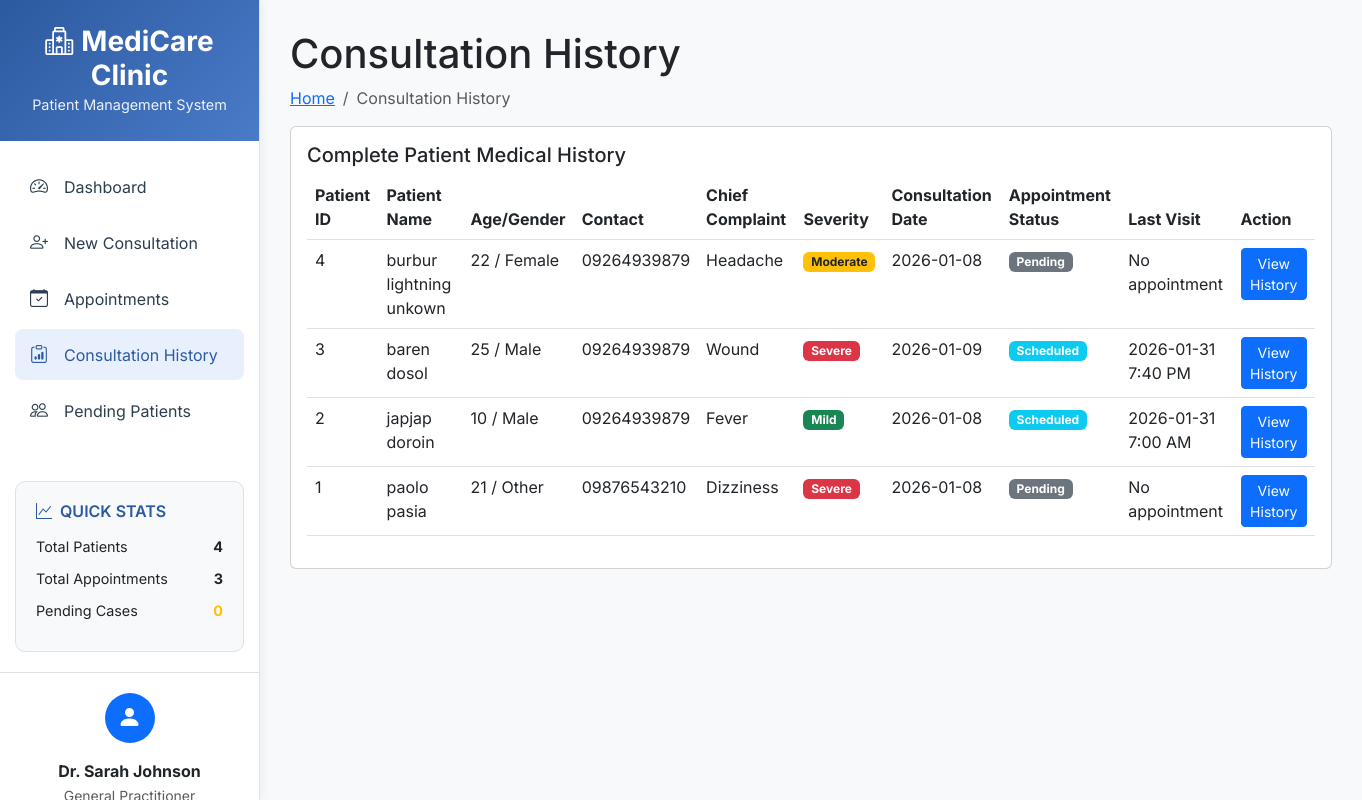
The app's page /modules/consultation_history.php, older data.
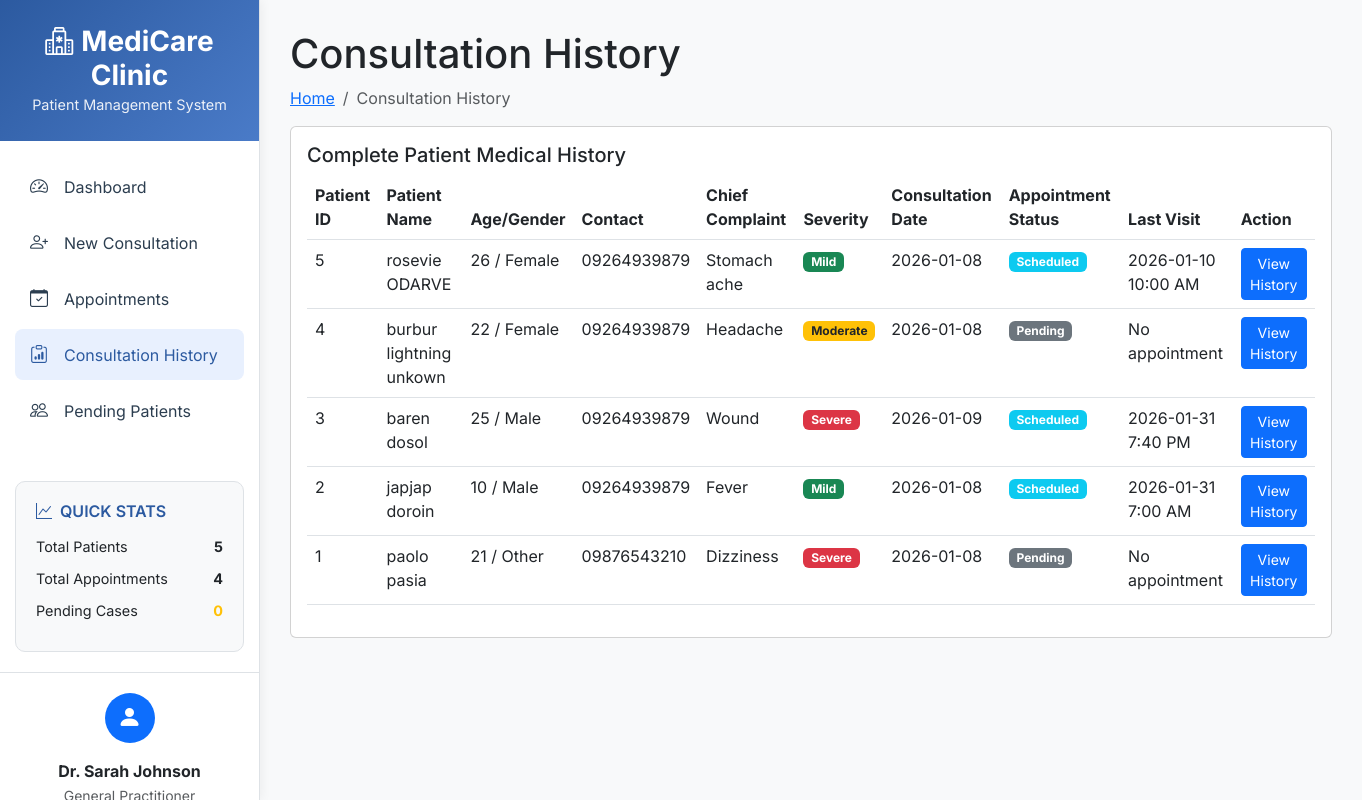
The same page, newer data.
### tables this page shows
CREATE TABLE `consultation_form` (
  `patient_id` int(11) NOT NULL,
  `fname` varchar(255) DEFAULT NULL,
  `lname` varchar(255) DEFAULT NULL,
  `dob` date DEFAULT NULL,
  `age` int(11) DEFAULT NULL,
  `gender` enum('Male','Female','Other') DEFAULT NULL,
  `contact_no` varchar(50) DEFAULT NULL,
  `barangay` enum('Agusan','Baikingon','Balubal','Balulang','Bayabas','Bayanga','Besigan','Bonbon','Bugo','Bulua','Camaman‑an','Canito‑an','Carmen','Consolacion','Cugman','Dansolihon','F.S. Catanico','Gusa','Indahag','Iponan','Kauswagan','Lapasan','Lumbia','Macabalan','Macasandig','Mambuaya','Nazareth','Patag','Pagalungan','Pagatpat','Pigsag‑an','Poblacion','Puerto','Puntod','San Simon','Tablon','Taglimao','Tagpangi','Tignapoloan','Tuburan','Tumpagon') DEFAULT NULL,
  `city` varchar(100) DEFAULT NULL,
  `email_address` varchar(255) DEFAULT NULL,
  `chief_complaint` text DEFAULT NULL,
  `description` text DEFAULT NULL,
  `date_started` date DEFAULT NULL,
  `severerity_level` enum('Mild','Moderate','Severe') DEFAULT NULL,
  `associated_symptoms` text DEFAULT NULL
);

CREATE TABLE `appointments` (
  `appointment_id` int(11) NOT NULL,
  `patient_id` int(11) DEFAULT NULL,
  `patient_name` varchar(255) DEFAULT NULL,
  `chief_complaint` varchar(255) DEFAULT NULL,
  `description` text DEFAULT NULL,
  `email` varchar(255) DEFAULT NULL,
  `clinic_location` varchar(255) DEFAULT NULL,
  `schedule_date` date DEFAULT NULL,
  `schedule_time` time DEFAULT NULL,
  `created_at` timestamp NOT NULL DEFAULT current_timestamp(),
  `status` enum('Scheduled') DEFAULT NULL,
  `assessment_completed` tinyint(1) DEFAULT 0,
  `diagnosis_completed` tinyint(1) DEFAULT 0,
  `prescription_completed` tinyint(1) DEFAULT 0
);

### modules/consultation_history.php (the view, shortened to what the changed rows need)
<?php
require_once '../includes/connection.php';
require_once '../includes/header.php';
$sql = "SELECT
    cf.patient_id,
    cf.fname,
    cf.lname,
    cf.dob,
    cf.age,
    cf.gender,
    cf.contact_no,
    cf.barangay,
    cf.city,
    cf.email_address,
    cf.chief_complaint,
    cf.description,
    cf.date_started,
    cf.severerity_level,
    cf.associated_symptoms,
    a.appointment_id,
    a.clinic_location,
    a.schedule_date,
    a.schedule_time,
    a.created_at as appointment_created
FROM consultation_form cf
LEFT JOIN appointments a ON cf.patient_id = a.patient_id
ORDER BY cf.patient_id DESC, a.schedule_date DESC";
$result = $conn->query($sql);
?>
<div class="pagetitle">
  <h1>Consultation History</h1>
</div>
<section class="section">
  <div class="row">
    <div class="col-lg-12">
      <div class="card">
        <div class="card-body">
          <table class="table datatable">
            <thead>
              <tr>
                <th>Patient ID</th>
                <th>Patient Name</th>
                <th>Age/Gender</th>
                <th>Contact</th>
                <th>Chief Complaint</th>
                <th>Severity</th>
                <th>Consultation Date</th>
                <th>Appointment Status</th>
                <th>Last Visit</th>
                <th>Action</th>
              </tr>
            </thead>
            <tbody>
              <?php
              if ($result->num_rows > 0) {
                  $current_patient = null;
                  while($row = $result->fetch_assoc()) {
                      if ($current_patient != $row["patient_id"]) {
                          $current_patient = $row["patient_id"];
                          echo "<tr>";
                          echo "<td>" . $row["patient_id"] . "</td>";
                          echo "<td>" . $row["fname"] . " " . $row["lname"] . "</td>";
                          echo "<td>" . $row["age"] . " / " . ucfirst($row["gender"]) . "</td>";
                          echo "<td>" . $row["contact_no"] . "</td>";
                          echo "<td>" . ucfirst(str_replace('_', ' ', $row["chief_complaint"])) . "</td>";
                          echo "<td>";
                          $severity = strtolower(trim($row["severerity_level"]));
                          if ($severity == 'mild') {
                              echo "<span class='badge bg-success'>Mild</span>";
                          } elseif ($severity == 'moderate') {
                              echo "<span class='badge bg-warning text-dark'>Moderate</span>";
                          } elseif ($severity == 'severe') {
                              echo "<span class='badge bg-danger'>Severe</span>";
                          } else {
                              echo "<span class='badge bg-secondary'>" . ucfirst($severity) . "</span>";
                          }
                          echo "</td>";
                          echo "<td>" . $row["date_started"] . "</td>";
                          echo "<td>";
                          if ($row["appointment_id"]) {
                              echo "<span class='badge bg-info'>Scheduled</span>";
                          } else {
                              echo "<span class='badge bg-secondary'>Pending</span>";
                          }
                          echo "</td>";
                          echo "<td>";
                          if ($row["schedule_date"]) {
                              echo $row["schedule_date"] . " " . date('g:i A', strtotime($row["schedule_time"]));
                          } else {
                              echo "No appointment";
                          }
                          echo "</td>";
                          echo "<td>";
                          echo "<button class='btn btn-primary btn-sm' onclick='viewHistory(" . $row["patient_id"] . ")'>View History</button>";
                          echo "</td>";
                          echo "</tr>";
                      }
                  }
              } else {
                  echo "<tr><td colspan='10' class='text-center'>No consultation history found</td></tr>";
              }
              ?>
            </tbody>
          </table>
        </div>
      </div>
    </div>
  </div>
</section>
<?php
require_once '../includes/footer.php';
?>

### includes/header.php (shortened to what the changed rows need)
<!DOCTYPE html>
<html lang="en">
<head>
    <link href="https://cdn.jsdelivr.net/npm/bootstrap@5.3.0/dist/css/bootstrap.min.css" rel="stylesheet">
    <link rel="stylesheet" href="https://cdn.jsdelivr.net/npm/bootstrap-icons@1.10.0/font/bootstrap-icons.css">
</head>
<body>
    <div class="app-container">
        <div class="sidebar">
            <div class="quick-stats">
                <?php
                if (isset($conn)) {
                    $total_patients = 0;
                    $total_appointments = 0;
                    $sql1 = "SELECT COUNT(*) as count FROM consultation_form";
                    $result1 = @$conn->query($sql1);
                    if ($result1 && $result1->num_rows > 0) {
                        $row1 = $result1->fetch_assoc();
                        $total_patients = $row1['count'];
                    }
                    $sql2 = "SELECT COUNT(*) as count FROM appointments";
                    $result2 = @$conn->query($sql2);
                    if ($result2 && $result2->num_rows > 0) {
                        $row2 = $result2->fetch_assoc();
                        $total_appointments = $row2['count'];
                    }
                }
                ?>
                <div class="stat-item">
                    <span>Total Patients</span>
                    <strong><?php echo $total_patients; ?></strong>
                </div>
                <div class="stat-item">
                    <span>Total Appointments</span>
                    <strong><?php echo $total_appointments; ?></strong>
                </div>
            </div>
        </div>
        <div class="main-content">
            <div class="content-wrapper">

Row changes from the older to the newer data that the page shows:
added appointments: patient.patient_id "5", patient.fname "rosevie", patient.lname "ODARVE", patient.age "26", patient.gender "Female", patient.contact_no "09264939879", patient.chief_complaint "Stomach ache", shows "Mild", patient.date_started "2026-01-08", shows "Scheduled", schedule_date "2026-01-10", schedule_time "10:00 AM"
Text that changed along with them:
$total_patients: "4" → "5"
$total_appointments: "3" → "4"
